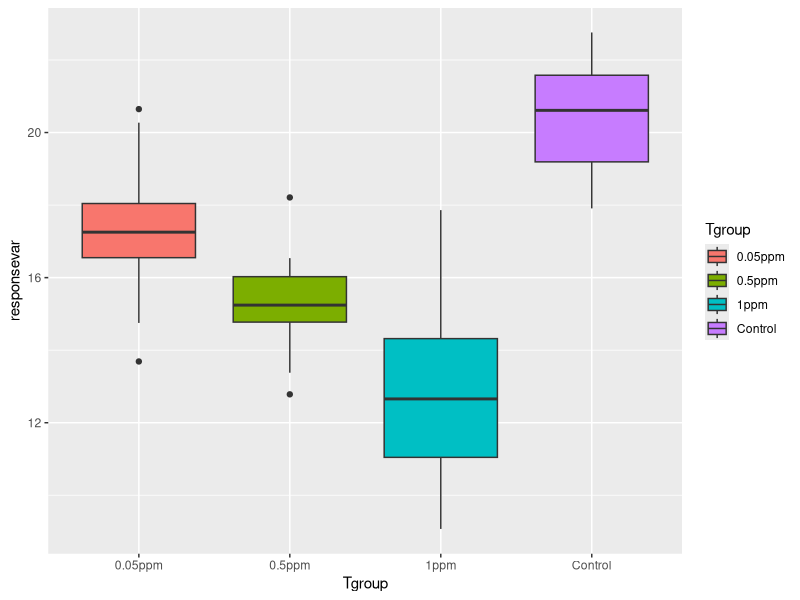
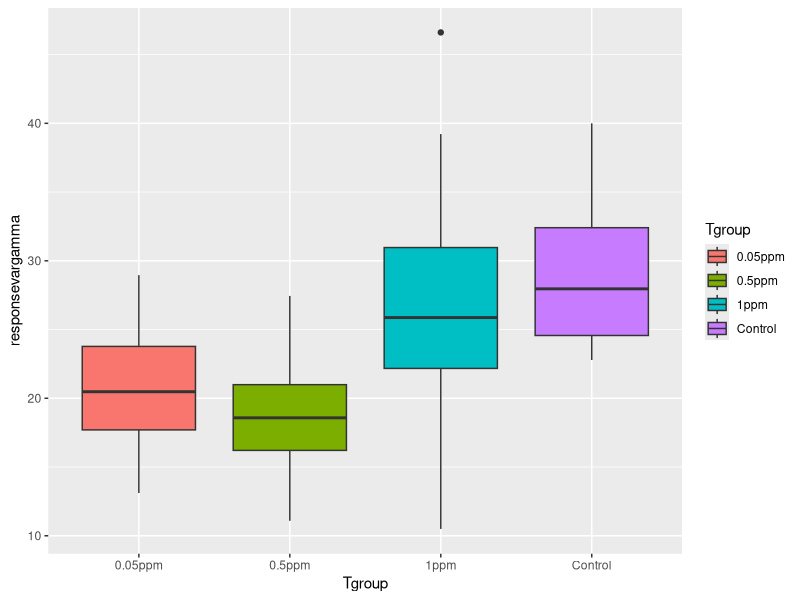

Write R code to recreate these figures, in order.
## ---- chunk 1
(library(tidyverse))
##1)
#Insecticide stress response in CPB
#Treatmentns: Control, 1ppm, 0.5ppm, 0.05ppm
#Response: Leaf area consumed (cm^2) and  rigthting response time (secs)

#H0: No difference in leaf are consumed between control and insecticide exposed beetles
#HA:Beetles exposed to imidacloprid consume less than the control beetles

## ---- chunk 2
##2) Assuming my data is randomly distributed
    #n=30 per treatment group; total 120 
    #LeafArea Means:Control: 20.5, 1ppm mean: 13.2, 0.5 ppm: 15.4, 0.05 ppm: 17.3
    #Leaf area var: Control: 1.4, 1ppm: 1.9, 0.5ppm: 1.2, 0.05 ppm: 1.3 

## ---- chunk 3
##3) Response var: Leaf Area consumed
ngroup<- 4
nName<-c("Control", "1ppm", "0.5ppm", "0.05ppm")
nsize<- c(30,30,30,30)  #30 larvae per group
nMean<-c(20.5, 13.2, 15.4, 17.3) #fake means
nSD<-c(1.4, 1.9, 1.2, 1.3) #fake sd
ID<-1:(sum(nsize)) #creates a row with all number of obs
##create fake random distrubutions for each treatment groups
responsevar<- c(rnorm(n=nsize[1], mean= nMean[1], sd=nSD[1]), #for control group
       rnorm(n=nsize[2], mean= nMean[2], sd=nSD[2]), #for 1ppm group
       rnorm(n=nsize[3], mean= nMean[3], sd=nSD[3]), #for 0.5ppm group
       rnorm(n=nsize[4], mean=nMean[4], sd=nSD[4])) #for 0.05ppm group
Tgroup<- rep(nName, nsize)  
table(Tgroup)

ANOdata<- data.frame(ID,Tgroup,responsevar) #building data frame for ANOVA analysis
str(ANOdata)
head(ANOdata)
## ---- chunk 4
##4)
##Anova model
ANOmodel<- aov(responsevar~Tgroup) #running the model
print(ANOmodel)
Anovasummary<-summary(ANOmodel)
Anovasummary
#  Df Sum Sq Mean Sq F value Pr(>F)    
#Tgroup        3  714.8  238.27   97.39 <2e-16 *** #significant difference found among treatments
#Residuals   116  283.8    2.45                   

##plotting the ANOVA model
ANOplot<- ggplot(data= ANOdata,
                 aes(x=Tgroup, y=responsevar, 
                     fill= Tgroup)) + geom_boxplot() # graph shows a dose dependent response; with increasing imidacloprid concentrations larvae eat less
print(ANOplot)
## ---- chunk 5
##5) #after running my model 3 times, I still find significant response among treatments

responsevar<- c(rnorm(n=nsize[1], mean= nMean[1], sd=nSD[1]), #for control group
       rnorm(n=nsize[2], mean= nMean[2], sd=nSD[2]), #for 1ppm group
       rnorm(n=nsize[3], mean= nMean[3], sd=nSD[3]), #for 0.5ppm group
       rnorm(n=nsize[4], mean=nMean[4], sd=nSD[4])) #for 0.05ppm group

ANOmodel<- aov(responsevar~Tgroup) #running the model
print(ANOmodel)
Anovasummary<-summary(ANOmodel)
Anovasummary
    #Df Sum Sq Mean Sq F value Pr(>F)    
#Tgroup        3  853.7  284.56   134.7 <2e-16 ***
#Residuals   116  245.0    2.11 
responsevar<- c(rnorm(n=nsize[1], mean= nMean[1], sd=nSD[1]), #for control group
       rnorm(n=nsize[2], mean= nMean[2], sd=nSD[2]), #for 1ppm group
       rnorm(n=nsize[3], mean= nMean[3], sd=nSD[3]), #for 0.5ppm group
       rnorm(n=nsize[4], mean=nMean[4], sd=nSD[4])) #for 0.05ppm group

ANOmodel<- aov(responsevar~Tgroup) #running the model
print(ANOmodel)
Anovasummary<-summary(ANOmodel)
Anovasummary
#Df Sum Sq Mean Sq F value Pr(>F)    
#Tgroup        3  987.5   329.2   167.1 <2e-16 ***
#Residuals   116  228.5     2.0      
## ---- chunk 6
##6)#Now begin adjusting the means of the different groups. Given the sample sizes you have chosen, how small can the differences between the groups be (the effect size) for you to still detect a significant pattern (p < 0.05)?

ngroup<- 4
nName<-c("Control", "1ppm", "0.5ppm", "0.05ppm")
nsize<- c(30,30,30,30)  #30 larvae per group
nMean<-c(20.5, 22.5, 22.5, 22.5) #different means
nSD<-c(1.4, 1.9, 1.2, 1.3) #fake sd
ID<-1:(sum(nsize)) #creates a row with all number of obs
##create fake random distrubutions for each treatment groups
responsevar<- c(rnorm(n=nsize[1], mean= nMean[1], sd=nSD[1]), #for control group
       rnorm(n=nsize[2], mean= nMean[2], sd=nSD[2]), #for 1ppm group
       rnorm(n=nsize[3], mean= nMean[3], sd=nSD[3]), #for 0.5ppm group
       rnorm(n=nsize[4], mean=nMean[4], sd=nSD[4])) #for 0.05ppm group
Tgroup<- rep(nName, nsize)  
Tgroup
table(Tgroup)

ANOdata<- data.frame(ID,Tgroup,responsevar) #building data frame for ANOVA analysis
str(ANOdata)
head(ANOdata)

##Anova model
ANOmodel<- aov(responsevar~Tgroup) #running the model
print(ANOmodel)
Anovasummary<-summary(ANOmodel)
Anovasummary
#             Df Sum Sq Mean Sq F value Pr(>F) #no longer significant when means differ by 0.3, >0.05
#Tgroup        3   10.1   3.368   1.438  0.235
#Residuals   116  271.6   2.341         

#             Df Sum Sq Mean Sq F value Pr(>F)  #means differ here by 0.6 and are showing slight significance <0.05
#Tgroup        3  21.53   7.175    3.14 0.0281 *
#Residuals   116 265.10   2.285 

#        Df Sum Sq Mean Sq F value Pr(>F) #trying it again with a differenve of 0.6 gives a p>0.05
#Tgroup        3   8.41   2.804   1.228  0.303
#Residuals   116 264.96   2.284 

# Df Sum Sq Mean Sq F value Pr(>F)
#Tgroup        3  13.53   4.510   1.937  0.128 #means differ by 1 and no longer have a p<0.05
#Residuals   116 270.14   2.329   

# Df Sum Sq Mean Sq F value   Pr(>F)    
#Tgroup        3  116.5   38.82   20.34 1.17e-10 *** #means differ by 2 and now have a p<0.05
#Residuals   116  221.5    1.91  
## ---- chunk 7
##7)Alternatively, for the effect sizes you originally hypothesized, what is the minimum sample size you would need in order #to detect a statistically significant effect? Again, run the model a few times with the same parameter set to get a #feeling for the effect of random variation in the data.

ngroup<- 4
nName<-c("Control", "1ppm", "0.5ppm", "0.05ppm")
nsize<- c(3,3,3,3)  #30 larvae per group, tried n=20,15,10,8,6,4,3. with a n=2 I saw non-significant p-values
nMean<-c(20.5, 13.2, 15.4, 17.3) #different means
nSD<-c(1.4, 1.9, 1.2, 1.3) #fake sd
ID<-1:(sum(nsize)) #creates a row with all number of obs
##create fake random distrubutions for each treatment groups
responsevar<- c(rnorm(n=nsize[1], mean= nMean[1], sd=nSD[1]), #for control group
       rnorm(n=nsize[2], mean= nMean[2], sd=nSD[2]), #for 1ppm group
       rnorm(n=nsize[3], mean= nMean[3], sd=nSD[3]), #for 0.5ppm group
       rnorm(n=nsize[4], mean=nMean[4], sd=nSD[4])) #for 0.05ppm group
Tgroup<- rep(nName, nsize)  
Tgroup
table(Tgroup)

ANOdata<- data.frame(ID,Tgroup,responsevar) #building data frame for ANOVA analysis
str(ANOdata)
head(ANOdata)

#Anova model
ANOmodel<- aov(responsevar~Tgroup) #running the model
print(ANOmodel)
Anovasummary<-summary(ANOmodel)
Anovasummary
## ---- chunk 8
##8)Write up your results in a markdown file, organized with headers and different code #chunks to show your analysis. Be #explicit in your explanation and justification for #sample sizes, means, and variances.

#After repeatedly running the ANOVA model based on my "fake" data (means and sds), I got back significant p values <0.05 each time. This suggests that my chosen means and variance parameters were particularly robust enough to produce signficant differnce among my treatment groups.

#When I adjusted the means of my different treatment groups, the smallest difference between my groups that still provided a significant difference was 2.

#The minimum sample size I would beed to detect a p<0.05 among groups was 3.









## ---- chunk 9
##9)
ngroup<- 4
nName<-c("Control", "1ppm", "0.5ppm", "0.05ppm")
nsize<- c(30,30,30,30)  #30 larvae per group, tried n=20,15,10,8,6,4,3. with a n=2 I saw non-significant p-values
nMean<-c(20.5, 13.2, 15.4, 17.3) #different means
nSD<-c(1.4, 1.9, 1.2, 1.3) #fake sd
ID<-1:(sum(nsize)) #creates a row with all number of obs
##create fake gamma distrubutions for each treatment groups
responsevargamma<- c(rgamma(n=nsize[1], shape= nMean[1], scale=nSD[1]), #for control group
       rgamma(n=nsize[2], shape= nMean[2], scale=nSD[2]), #for 1ppm group
       rgamma(n=nsize[3], shape= nMean[3], scale=nSD[3]), #for 0.5ppm group
       rgamma(n=nsize[4], shape=nMean[4], scale=nSD[4])) #for 0.05ppm group
Tgroup<- rep(nName, nsize)  
Tgroup
table(Tgroup)
ANOdatagamma<- data.frame(ID,Tgroup,responsevargamma) #building data frame for ANOVA analysis
str(ANOdatagamma)
head(ANOdatagamma)

#Anova model using a gamma dist
ANOmodelgamma<- aov(responsevargamma~Tgroup) #running the model
print(ANOmodelgamma)
Anovasummary_gamma<-summary(ANOmodelgamma)
Anovasummary
#plotting the ANOVA model
ANOplot_gamma<- ggplot(data= ANOdatagamma,
                 aes(x=Tgroup, y=responsevargamma, 
                     fill= Tgroup)) + geom_boxplot() # graph shows a dose dependent response; with increasing imidacloprid concentrations larvae eat less
print(ANOplot_gamma)

